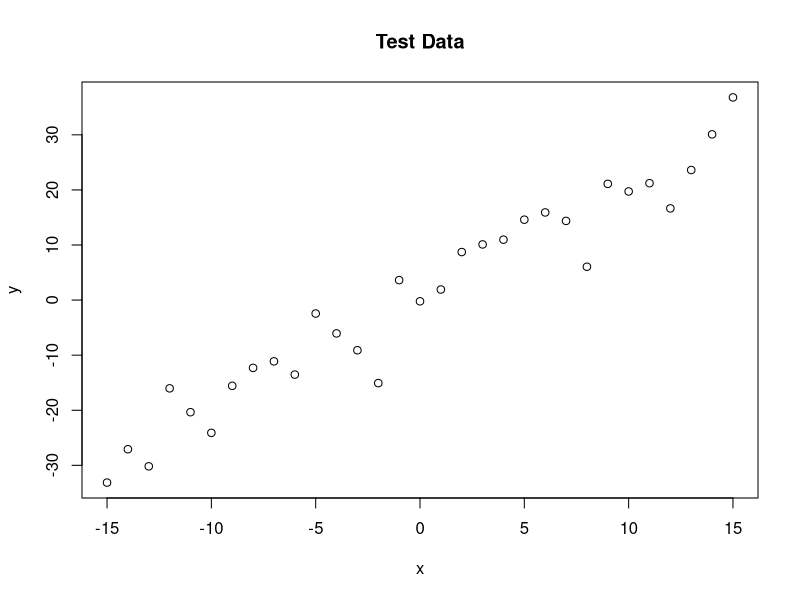
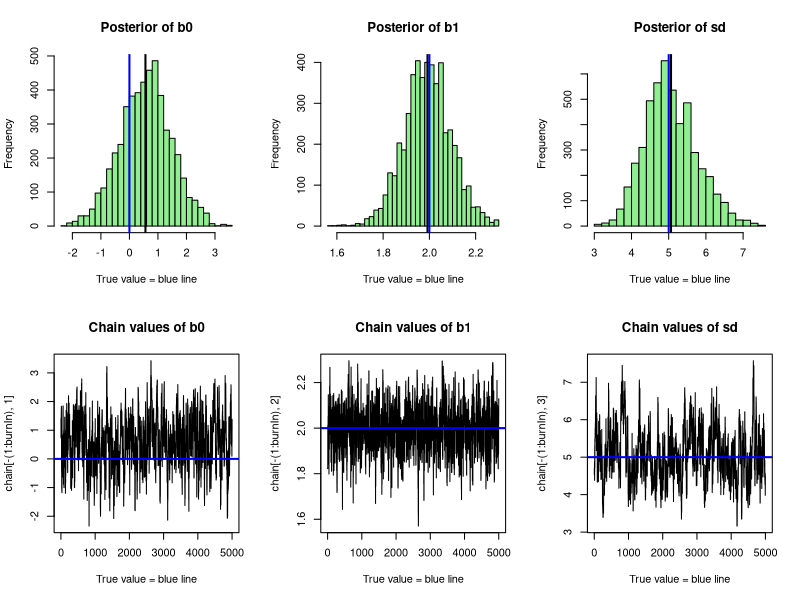

Recreate these plots in R, in order.

set.seed(1)

trueb0 <- 0
trueb1 <- 2
trueSd <- 5
sampleSize <- 31

# create independent x-values 
x <- (-(sampleSize-1)/2):((sampleSize-1)/2)
# create dependent values according to ax + b + N(0,sd)
y <-  trueb0 + trueb1 * x + rnorm(n=sampleSize,mean=0,sd=trueSd)

plot(x,y, main="Test Data")

likelihood <- function(param){
  b0 = param[1]
  b1 = param[2]
  sd = param[3]
  
  pred = b0 + b1*x 
  singlelikelihoods = dnorm(y, mean = pred, sd = sd, log = T)
  sumll = sum(singlelikelihoods)
  return(sumll)   
}

#specify prior distributions
prior <- function(param){
  b0 = param[1]
  b1 = param[2]
  sd = param[3]
  b0prior = dnorm(b0, sd = 5, log = T)
  b1prior = dnorm(b1, sd = 5, log = T)
  sdprior = dunif(sd, min=0, max=30, log = T)
  return(b0prior+b1prior+sdprior)
}

#non normalized posterior
posterior <- function(param){
  return (likelihood(param) + prior(param))
}

proposalfunction <- function(param){
  return(rnorm(3,mean = param, sd= c(0.5,0.1,0.3)))
}

run_metropolis_MCMC <- function(startvalue, iterations, plot = FALSE){
  par(mfrow = c(1,2))
  chain = array(dim = c(iterations+1,3))
  chain[1,] = startvalue
  for (i in 1:iterations){
    proposal = proposalfunction(chain[i,])
    
    probab = exp(posterior(proposal) - posterior(chain[i,]))
    if (runif(1) < probab){
      chain[i+1,] = proposal
    }else{
      chain[i+1,] = chain[i,]
    }
    # flush.console()
    # hist(chain[1:i+1,2],nclass=30, main="Posterior of b1", xlab="True value = blue line", col= "lightgreen")
    # abline(v = mean(chain[1:i+1,2]) ,lwd = 2)
    # abline(v = trueb1, col="blue" ,lwd = 2)
    # plot(chain[1:i+1,2], type = "l", xlab="True value = blue line" , main = "Chain values of b1", lwd = 2)
    # abline(h = trueb1, col="blue" , lwd = 2)
    # Sys.sleep(.09)
  }
  return(chain)
}

startvalue = c(1,1.4,6)
chain = run_metropolis_MCMC(startvalue, 250)

#Till, comment out the updating plots before running this!
startvalue = c(1,1.4,6)
chain = run_metropolis_MCMC(startvalue, 10000)
burnIn = 5000

### Summary: ###

par(mfrow = c(2,3))
hist(chain[-(1:burnIn),1],nclass=30, main="Posterior of b0", xlab="True value = blue line", col = "lightgreen")
abline(v = mean(chain[-(1:burnIn),1]), lwd = 2)
abline(v = trueb0, col="blue", lwd = 2)
hist(chain[-(1:burnIn),2],nclass=30, main="Posterior of b1", xlab="True value = blue line", col = "lightgreen")
abline(v = mean(chain[-(1:burnIn),2]), lwd = 2)
abline(v = trueb1, col="blue", lwd = 2)
hist(chain[-(1:burnIn),3],nclass=30, main="Posterior of sd", xlab="True value = blue line", col = "lightgreen")
abline(v = mean(chain[-(1:burnIn),3]), lwd = 2)
abline(v = trueSd, col="blue", lwd = 2)
plot(chain[-(1:burnIn),1], type = "l", xlab="True value = blue line" , main = "Chain values of b0")
abline(h = trueb0, col="blue", lwd = 2)
plot(chain[-(1:burnIn),2], type = "l", xlab="True value = blue line" , main = "Chain values of b1")
abline(h = trueb1, col="blue", lwd = 2)
plot(chain[-(1:burnIn),3], type = "l", xlab="True value = blue line" , main = "Chain values of sd")
abline(h = trueSd, col="blue", lwd = 2)


# for comparison:

summary(lm(y~x))

